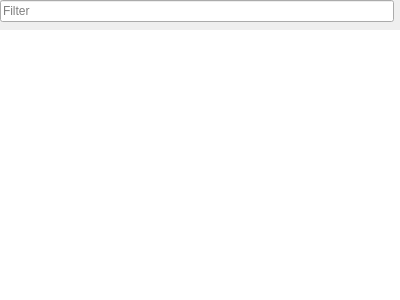
<?xml version="1.0" encoding="UTF-8"?>
<ui version="4.0">
 <class>QnResourceTreeWidget</class>
 <widget class="QWidget" name="QnResourceTreeWidget">
  <property name="geometry">
   <rect>
    <x>0</x>
    <y>0</y>
    <width>400</width>
    <height>300</height>
   </rect>
  </property>
  <layout class="QVBoxLayout" name="verticalLayout">
   <property name="spacing">
    <number>8</number>
   </property>
   <property name="leftMargin">
    <number>0</number>
   </property>
   <property name="topMargin">
    <number>0</number>
   </property>
   <property name="rightMargin">
    <number>0</number>
   </property>
   <property name="bottomMargin">
    <number>0</number>
   </property>
   <item>
    <widget class="QWidget" name="filter" native="true">
     <layout class="QHBoxLayout" name="horizontalLayout">
      <property name="spacing">
       <number>0</number>
      </property>
      <property name="leftMargin">
       <number>0</number>
      </property>
      <property name="topMargin">
       <number>0</number>
      </property>
      <property name="rightMargin">
       <number>6</number>
      </property>
      <property name="bottomMargin">
       <number>0</number>
      </property>
      <item>
       <widget class="QLineEdit" name="filterLineEdit">
        <property name="placeholderText">
         <string>Filter</string>
        </property>
       </widget>
      </item>
     </layout>
    </widget>
   </item>
   <item>
    <widget class="QnTreeView" name="resourcesTreeView">
     <property name="frameShape">
      <enum>QFrame::NoFrame</enum>
     </property>
     <property name="horizontalScrollBarPolicy">
      <enum>Qt::ScrollBarAlwaysOff</enum>
     </property>
     <property name="editTriggers">
      <set>QAbstractItemView::NoEditTriggers</set>
     </property>
     <property name="dragDropMode">
      <enum>QAbstractItemView::DragOnly</enum>
     </property>
     <property name="selectionMode">
      <enum>QAbstractItemView::ExtendedSelection</enum>
     </property>
     <property name="autoExpandDelay">
      <number>500</number>
     </property>
     <property name="sortingEnabled">
      <bool>false</bool>
     </property>
     <property name="allColumnsShowFocus">
      <bool>true</bool>
     </property>
     <property name="headerHidden">
      <bool>true</bool>
     </property>
     <property name="expandsOnDoubleClick">
      <bool>true</bool>
     </property>
    </widget>
   </item>
  </layout>
 </widget>
 <customwidgets>
  <customwidget>
   <class>QnTreeView</class>
   <extends>QTreeView</extends>
   <header location="global">ui/widgets/common/tree_view.h</header>
  </customwidget>
 </customwidgets>
 <resources/>
 <connections/>
</ui>
